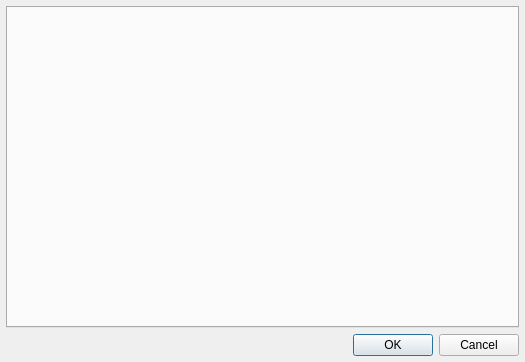
<?xml version="1.0" encoding="UTF-8"?>
<ui version="4.0">
 <class>CatalogWindow</class>
 <widget class="QWidget" name="CatalogWindow">
  <property name="windowModality">
   <enum>Qt::WindowModal</enum>
  </property>
  <property name="geometry">
   <rect>
    <x>0</x>
    <y>0</y>
    <width>525</width>
    <height>362</height>
   </rect>
  </property>
  <property name="windowTitle">
   <string>Catalog - Spire</string>
  </property>
  <property name="windowIcon">
   <iconset resource="../../Resources/Resources.qrc">
    <normaloff>:/icons/dictionary.png</normaloff>:/icons/dictionary.png</iconset>
  </property>
  <layout class="QVBoxLayout" name="verticalLayout">
   <property name="spacing">
    <number>6</number>
   </property>
   <property name="leftMargin">
    <number>6</number>
   </property>
   <property name="topMargin">
    <number>6</number>
   </property>
   <property name="rightMargin">
    <number>6</number>
   </property>
   <property name="bottomMargin">
    <number>6</number>
   </property>
   <item>
    <widget class="Spire::CatalogTabWidget" name="m_categoryTabs">
     <property name="acceptDrops">
      <bool>true</bool>
     </property>
     <property name="styleSheet">
      <string notr="true">QTabBar::tab {
  padding-left: 5px;
  padding-right: 8px;
  padding-top: 6px;
  padding-bottom: 6px;
}
</string>
     </property>
     <property name="currentIndex">
      <number>-1</number>
     </property>
     <property name="usesScrollButtons">
      <bool>true</bool>
     </property>
     <property name="documentMode">
      <bool>false</bool>
     </property>
     <property name="tabsClosable">
      <bool>false</bool>
     </property>
     <property name="movable">
      <bool>true</bool>
     </property>
    </widget>
   </item>
   <item>
    <widget class="QDialogButtonBox" name="m_buttonBox">
     <property name="standardButtons">
      <set>QDialogButtonBox::Cancel|QDialogButtonBox::Ok</set>
     </property>
    </widget>
   </item>
  </layout>
 </widget>
 <customwidgets>
  <customwidget>
   <class>Spire::CatalogTabWidget</class>
   <extends>QTabWidget</extends>
   <header>Spire/Catalog/CatalogTabWidget.hpp</header>
   <container>1</container>
  </customwidget>
 </customwidgets>
 <resources>
  <include location="../../Resources/Resources.qrc"/>
 </resources>
 <connections/>
</ui>
